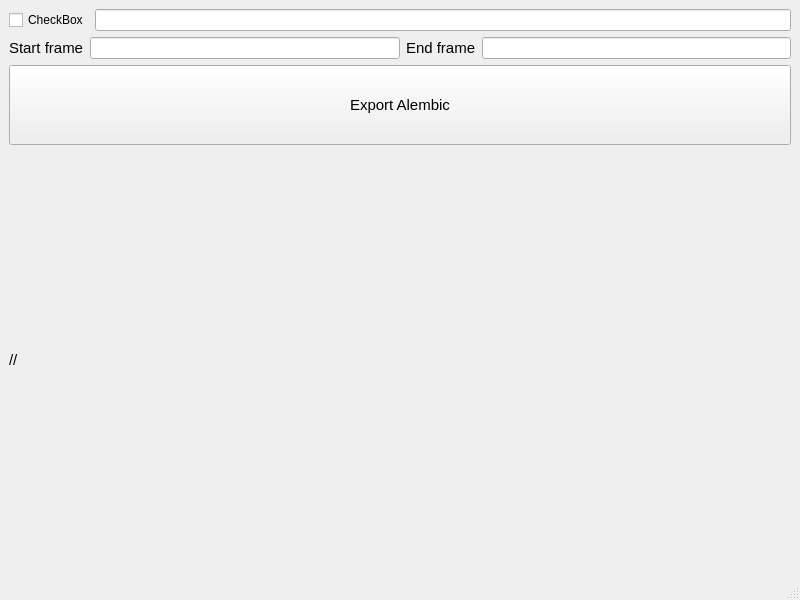
<?xml version="1.0" encoding="UTF-8"?>
<ui version="4.0">
 <class>window_alembicExport</class>
 <widget class="QMainWindow" name="window_alembicExport">
  <property name="geometry">
   <rect>
    <x>0</x>
    <y>0</y>
    <width>800</width>
    <height>600</height>
   </rect>
  </property>
  <property name="windowTitle">
   <string>MKF_alembicExport</string>
  </property>
  <widget class="QWidget" name="lyt_main">
   <layout class="QVBoxLayout" name="verticalLayout">
    <item>
     <layout class="QVBoxLayout" name="lyt_vertical_references">
      <property name="topMargin">
       <number>0</number>
      </property>
      <item>
       <layout class="QGridLayout" name="lyt_grid_references">
        <item row="0" column="1">
         <widget class="QLineEdit" name="lineEdit"/>
        </item>
        <item row="0" column="0">
         <widget class="QCheckBox" name="checkBox">
          <property name="text">
           <string>CheckBox</string>
          </property>
         </widget>
        </item>
       </layout>
      </item>
     </layout>
    </item>
    <item>
     <layout class="QVBoxLayout" name="lyt_vertical_bottom">
      <item>
       <layout class="QGridLayout" name="lyt_middle">
        <item row="1" column="0">
         <widget class="QLabel" name="lbl_startFrame">
          <property name="font">
           <font>
            <pointsize>11</pointsize>
           </font>
          </property>
          <property name="text">
           <string>Start frame</string>
          </property>
         </widget>
        </item>
        <item row="1" column="2">
         <widget class="QLabel" name="lbl_endFrame">
          <property name="font">
           <font>
            <pointsize>11</pointsize>
           </font>
          </property>
          <property name="text">
           <string>End frame</string>
          </property>
         </widget>
        </item>
        <item row="1" column="3">
         <widget class="QLineEdit" name="txt_endFrame"/>
        </item>
        <item row="1" column="1">
         <widget class="QLineEdit" name="txt_startFrame"/>
        </item>
       </layout>
      </item>
      <item>
       <widget class="QPushButton" name="btn_exportAlembic">
        <property name="minimumSize">
         <size>
          <width>0</width>
          <height>80</height>
         </size>
        </property>
        <property name="font">
         <font>
          <pointsize>11</pointsize>
         </font>
        </property>
        <property name="text">
         <string>Export Alembic</string>
        </property>
       </widget>
      </item>
      <item>
       <widget class="QLabel" name="lbl_status">
        <property name="font">
         <font>
          <pointsize>11</pointsize>
         </font>
        </property>
        <property name="text">
         <string>//</string>
        </property>
       </widget>
      </item>
     </layout>
    </item>
   </layout>
  </widget>
  <widget class="QMenuBar" name="menubar">
   <property name="geometry">
    <rect>
     <x>0</x>
     <y>0</y>
     <width>800</width>
     <height>21</height>
    </rect>
   </property>
  </widget>
  <widget class="QStatusBar" name="statusbar"/>
 </widget>
 <resources/>
 <connections/>
</ui>
